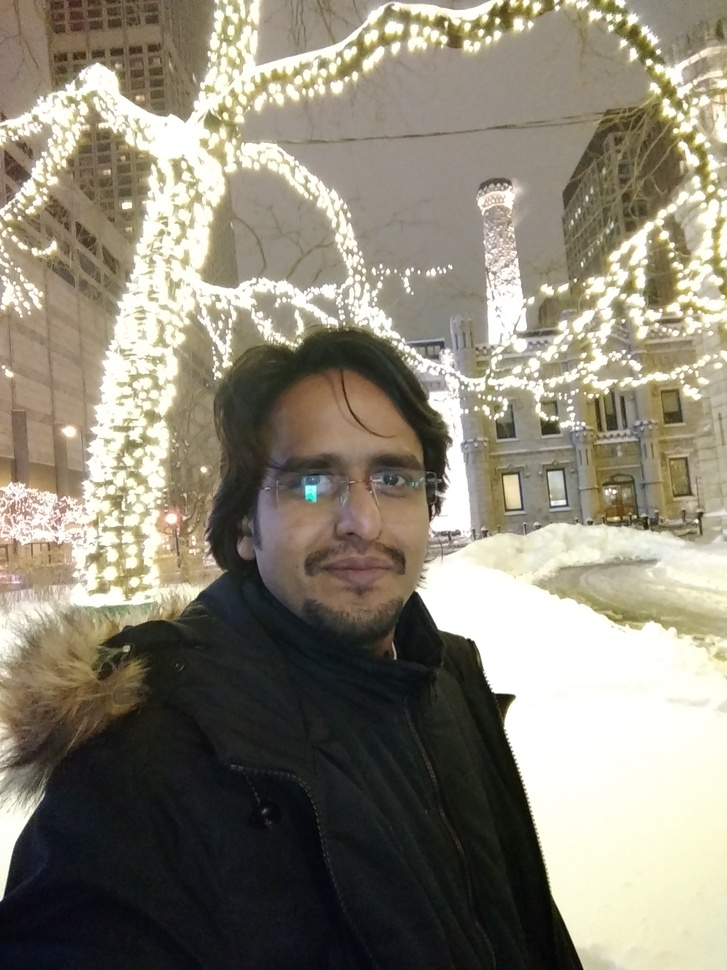
#> input picture Kmeans and colors/pyfiles/personal.jpg, 727 x 970 px, shrunk from 1944 x 2592 before the run, given in place of the camera
$ python Edge_Detection.py   (older library calls are emulated)
#> lines starting #> are read from the running program, lines starting #| are printed output that depends on the picture; after the words box and inside, x2 and y2 are one past the last pixel; in counts of white or black regions, pixels touching at a corner belong together
import cv2
import numpy as np

cap = cv2.VideoCapture(0)

while True:
    _, frame = cap.read()
#> frame is the input picture: shape (970, 727, 3); mean B, G, R 118.4, 133.5, 139.1
    hsv = cv2.cvtColor(frame, cv2.COLOR_BGR2HSV)
#> hsv: shape (970, 727, 3); mean H, S, V 37.2, 52.2, 140.4
    lower_red = np.array([30, 150, 50])
    upper_red = np.array([255, 255, 180])

    mask = cv2.inRange(hsv, lower_red, upper_red)
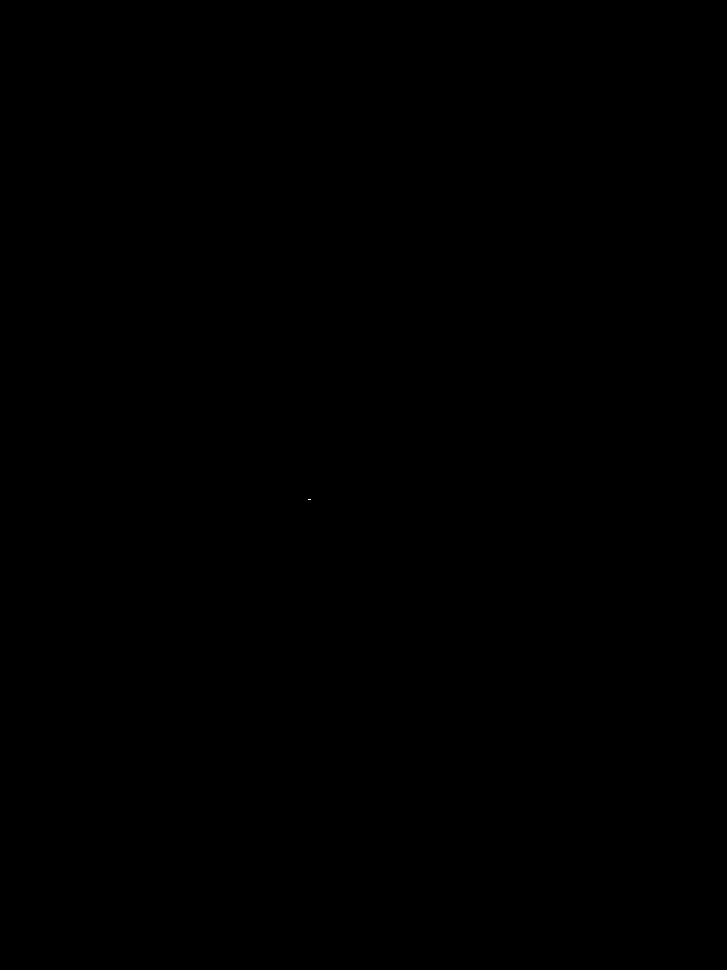
#> mask: shape (970, 727); 0% white in thin lines or dots, all inside (x1, y1, x2, y2) = (308, 499, 311, 500)
    res = cv2.bitwise_and(frame, frame, mask=mask)

    laplacian = cv2.Laplacian(frame, cv2.CV_64F)
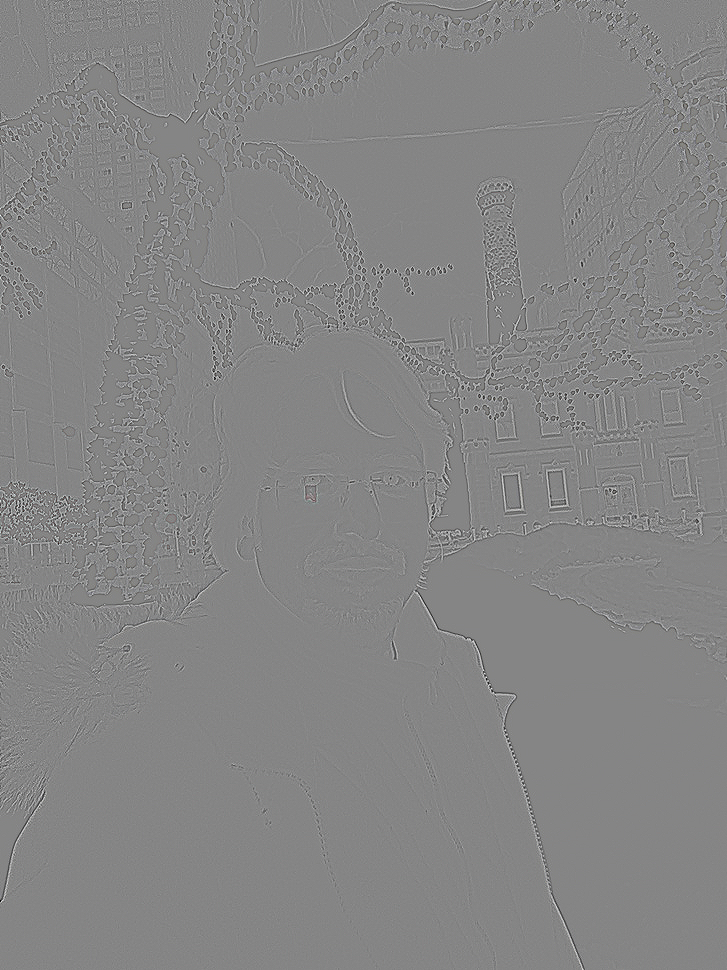
#> laplacian: shape (970, 727, 3) float64; mean B, G, R 0, 0, 0; drawn with min black and max white
    sobelx = cv2.Sobel(frame, cv2.CV_64F, 1, 0, ksize=5)
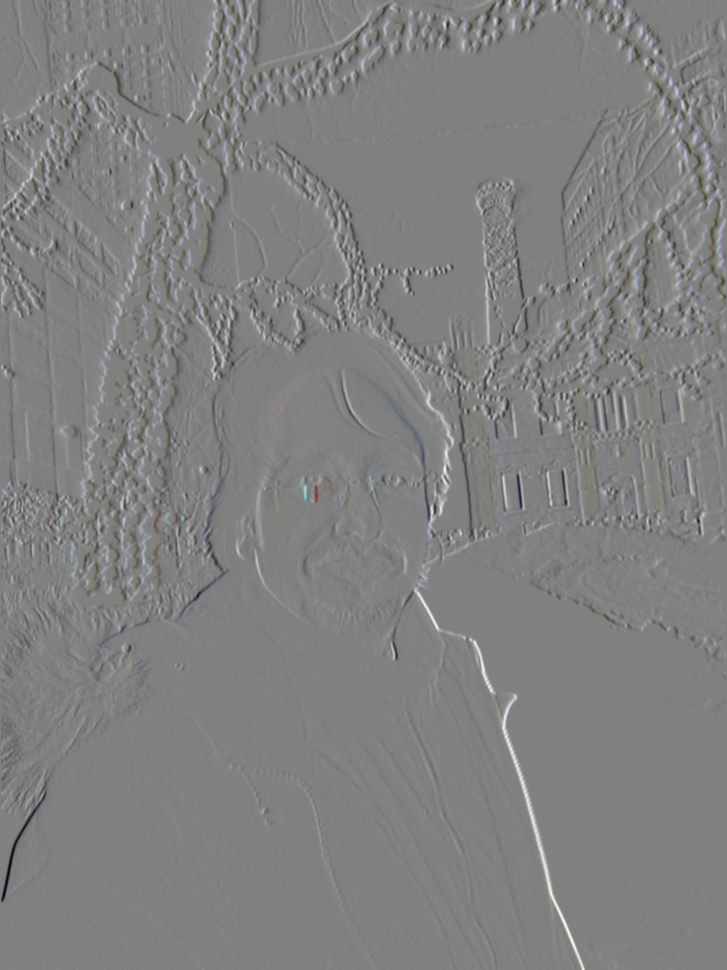
#> sobelx: shape (970, 727, 3) float64; mean B, G, R 6.5, 8.5, 7; drawn with min black and max white
    sobely = cv2.Sobel(frame, cv2.CV_64F, 0, 1, ksize=5)
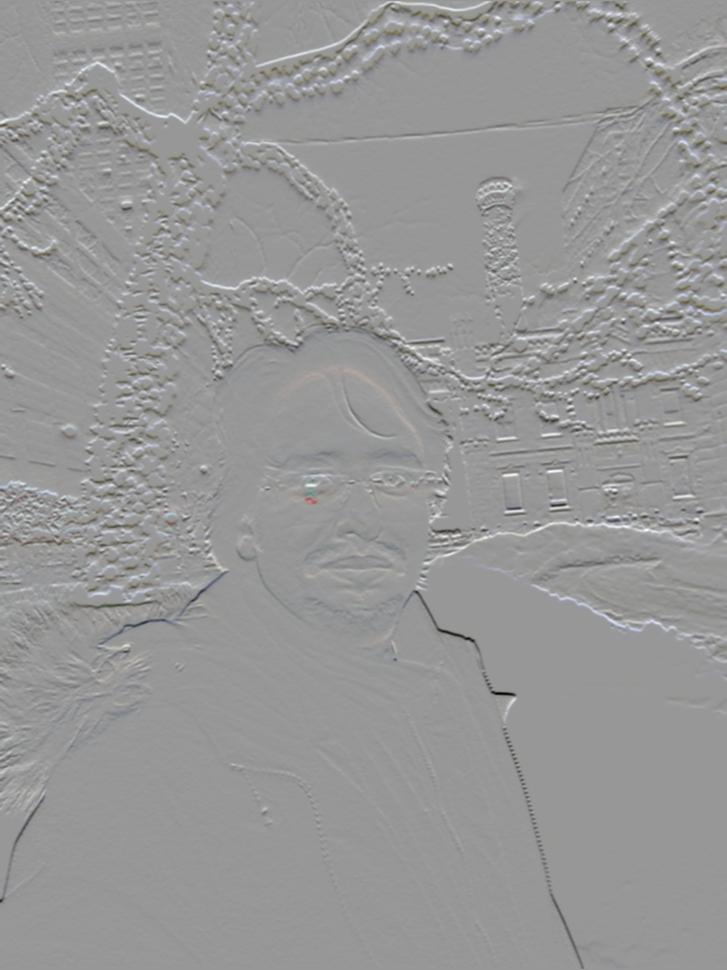
#> sobely: shape (970, 727, 3) float64; mean B, G, R -8.7, -11, -12.4; drawn with min black and max white
    edges = cv2.Canny(frame, 150, 200)
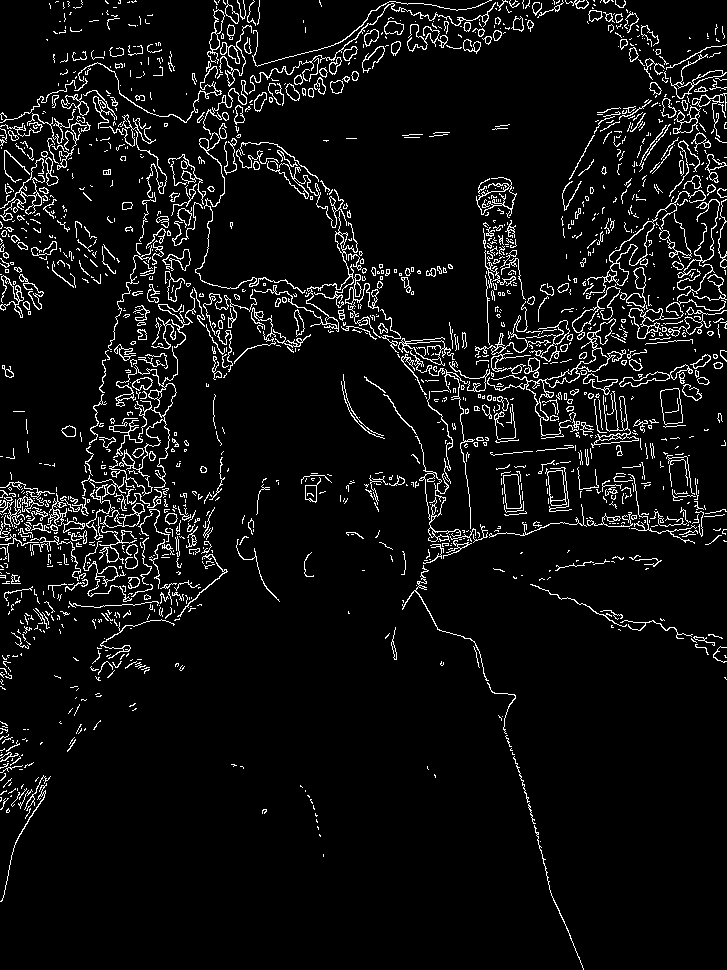
#> edges: shape (970, 727); 6.3% white in thin lines or dots
    cv2.imshow('Edges', edges)


    cv2.imshow('Original', frame)
    # [4 lines of commented-out code are left out]

    k = cv2.waitKey(5) & 0xFF
#> (key Esc is pressed here)
    if k == 27:
        break

cv2.destroyAllWindows()
cap.release()
